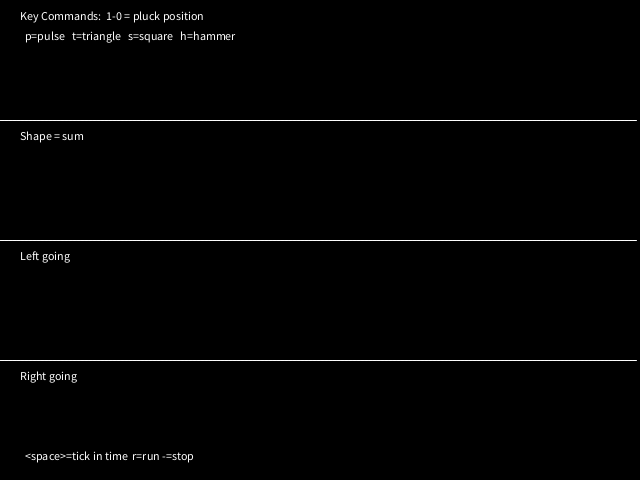
Frame 1 (no input)
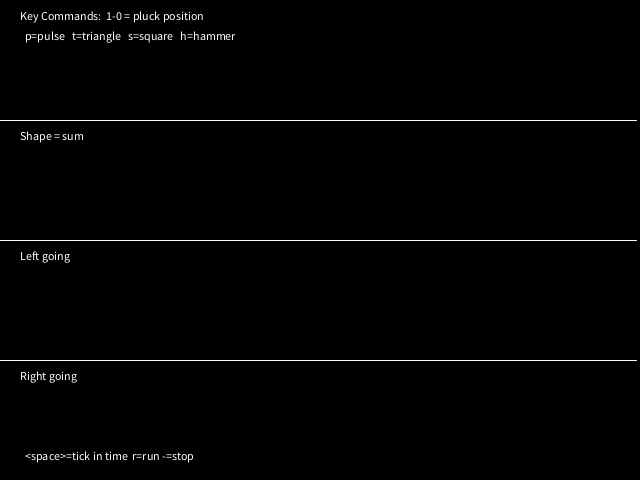
Frame 60 (the mouse pressed at the canvas centre just before this capture)
Frame 120 (the mouse held since frame 60 and released just before this capture): identical to frame 60, image omitted

The Processing sketch that drew these frames (run headless with seeded random() and noise(); from frame 60 on, the mouse is pressed at the canvas centre):

// Processing sketch: DAlembertString
// ── DAlembertString.pde
// D'Alembert solution of string (or any 1D wave)
//   Perry R. Cook, 2015

int nump = 160;
float xscale,yoffs,yscale,loffs,roffs;
float damp = 0.999;
float string[] = new float[nump];
float stringl[] = new float[nump];
float stringr[] = new float[nump];
float basefreq = 1.0;
float time;
int running = 0;

void setup() {
//   size(1920, 1080);
   size(640, 480);
   xscale = width/(nump*1.0);
   yoffs = height/4;
   yscale = 0.95*yoffs;
   loffs = height/2;
   roffs = loffs+yoffs;
   //center shape in window
   noStroke();
   frameRate(30);
}

void draw() {
   fill(0);
   rect(0,0,width, height);
   stroke(0);
   line(0,0,width,0); // weird fixup for lines
   line(0,0,0,height);
   if (running==1) tick();
   drawString();
   fill(255);
   text("Key Commands:  1-0 = pluck position",20,20);
   text("  p=pulse   t=triangle   s=square   h=hammer",20,40);
   text("  <space>=tick in time  r=run -=stop",20,height-20);
}

void drawString()  {
   float ly = yoffs;
   float ll = loffs;
   float lr = roffs;
   stroke(255);
   for (int x=0; x < nump; x++)  {
        string[x] = stringl[x] + stringr[x];
        float y  = yoffs - yscale*string[x];
        float yl = loffs - 0.5*yscale*stringl[x];
        float yr = roffs - 0.5*yscale*stringr[x];
        line((x-1)*xscale,ly,x*xscale,y);
        line((x-1)*xscale,ll,x*xscale,yl);
        line((x-1)*xscale,lr,x*xscale,yr);
        ly = y;
        ll = yl;
        lr = yr;
    }
   fill(255);
   text("Shape = sum",20,yoffs+20);    
   text("Left going",20,loffs+20);    
   text("Right going",20,roffs+20);    
}

void keyPressed()  {
    if (key == '0') clear();
    if (key == 't') triangle();
    if (key == 's') square();
    if (key == 'h') hammer();
    if (key == '1') ramp(nump/20);
    if (key == '2') ramp(nump/14);
    if (key == '3') ramp(nump/8);
    if (key == '4') ramp(nump/6);
    if (key == '5') ramp(nump/5);
    if (key == '6') ramp(nump/4);
    if (key == '7') ramp(2*nump/5);
    if (key == '8') ramp(nump/2);
    if (key == 'p') pulse();
    if (key == ' ') tick();
    if (key == 'r') running = 1;
    if (key == '-') running = 0;
}

void pulse()  {
   clear();
   for (int i = 0; i < 16; i++)  {
      float val = (float)(1.0-Math.cos(PI*i/8));
      stringl[nump/2-8+i] = 0.25*val;
      stringr[nump/2-8+i] = 0.25*val;
   }
}

void hammer()  {
  pulse();
  for (int i = 0; i < nump; i++)  {
     stringr[i] = -stringl[i];
  }
}

void tick()  {
   float temp = stringl[0];
   for (int x = 0; x < nump-1; x++)  {
      stringl[x] = stringl[x+1];
   }
   stringl[nump-1] = -stringr[nump-1];
   for (int x = nump-1; x > 0; x--)  {
      stringr[x] = stringr[x-1];
   }
   stringr[0] = -temp;
}
    
void clear()  {
  for (int x = 0; x < nump; x++)  {
    string[x] = 0.0;
    stringl[x] = 0.0;
    stringr[x] = 0.0;
  }
}

void triangle()  {
  clear();
  for (int x = 1; x < nump/2; x++)  {
    stringl[x] = 1.0*x/nump;
    stringl[nump-x] = stringl[x];
    stringr[x] = stringl[x];
    stringr[nump-x] = stringl[x];
  }
  stringl[nump/2] = 0.5;
  stringr[nump/2] = 0.5;
}

void square()  {
  clear();
  for (int x = 1; x < nump-1; x++)  {
     stringl[x] = 0.5;
     stringr[x] = 0.5;
  }
}

void ramp(int pos)  {
   clear();
   float delup = 0.5 / float(pos);
   float deldown = 0.5/(nump-pos-1);
   float val = 0.0;
   for (int x = 0; x < pos; x++)  {
      stringl[x] = val;
      stringr[x] = val;
      val += delup;
   }
   val -= deldown;
   for (int x = pos; x < nump-1; x++)  {
      stringl[x] = val;
      stringr[x] = val;
      val -= deldown;
   }
}
